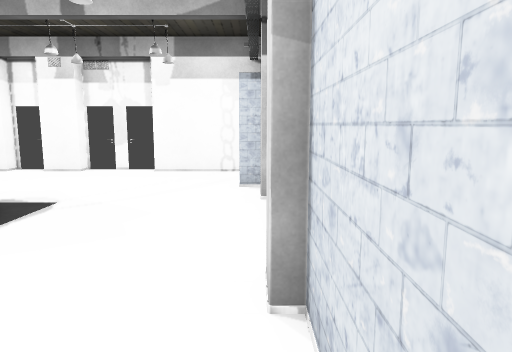
View 1 (above)

12 first-person views from a walk through a 3-D level made in the Unity game engine. The camera is 1.5 m above the floor, tilts 8° down and sees 70° across. The floor is counted in squares, 1 m on a side. Each view is taken from the middle of a square. On the plan, view 1 faces up. The plan holds only what a view shows up to about 16 squares ahead; the rest is blank. The player character is not drawn. Door leaves are left out, so doorways stand open. Some surface patterns are stand-ins.

View 2
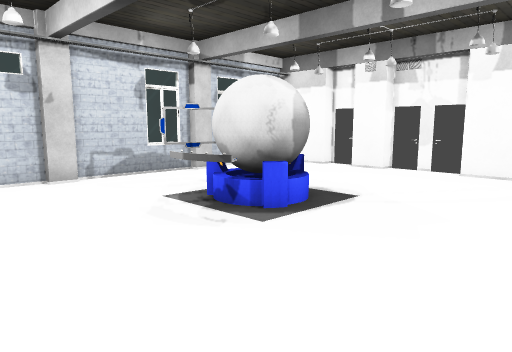

View 3
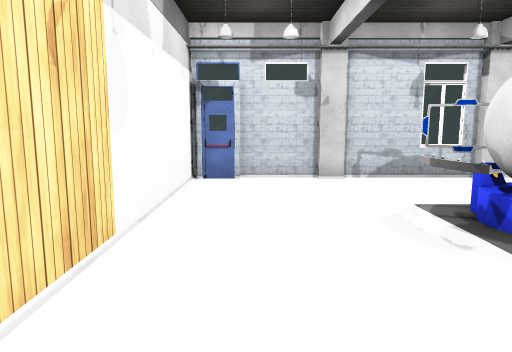

View 4
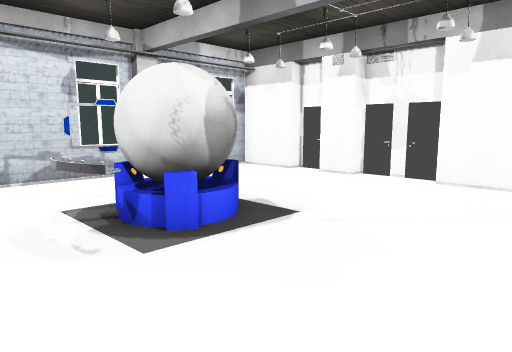

View 5
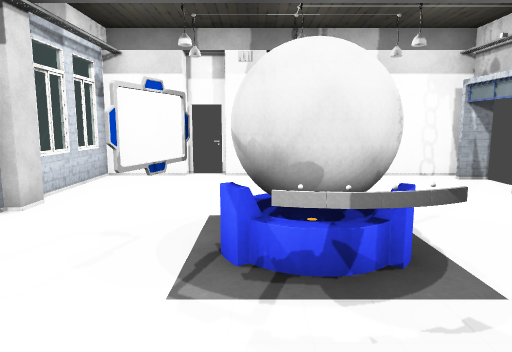

View 6
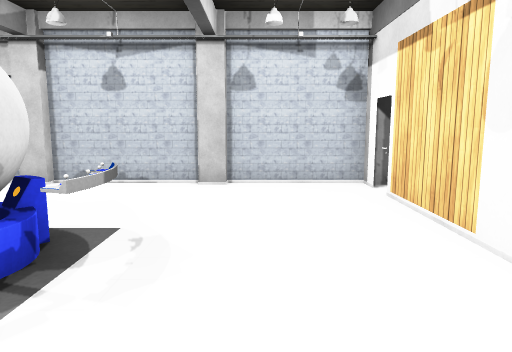

View 7
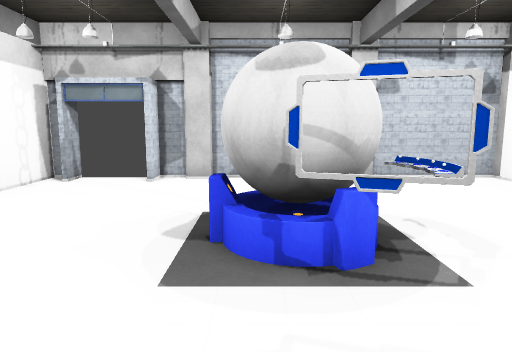

View 8
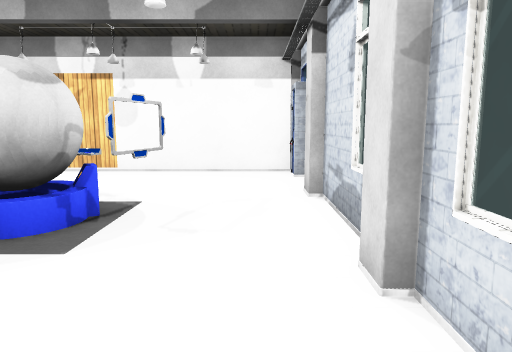

View 9
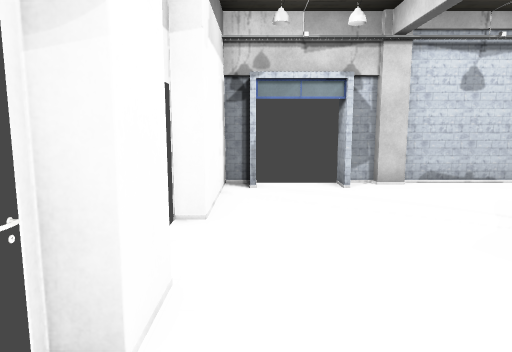

View 10
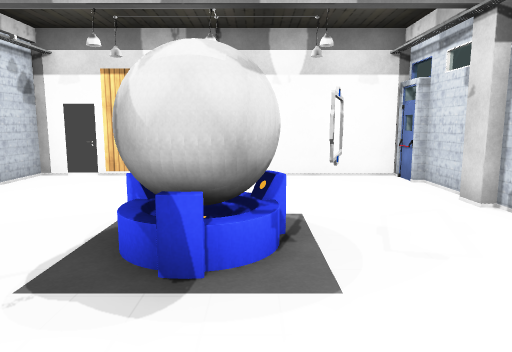

View 11
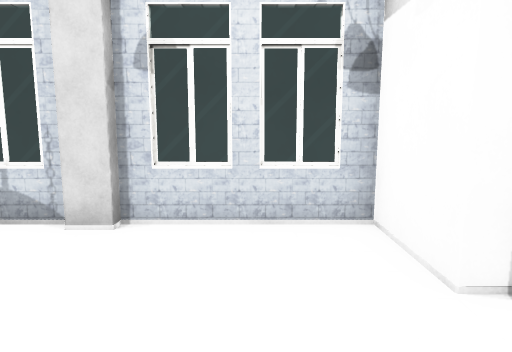

View 12
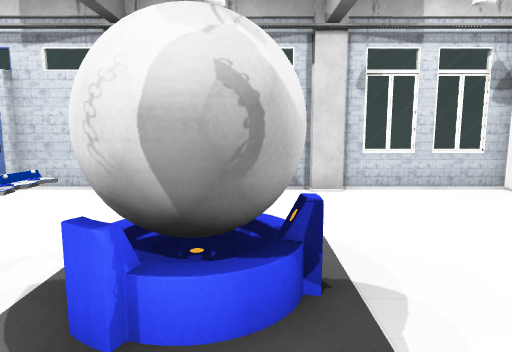

### Floor plan
Key: @ floor where view 1 was taken; # wall or solid block; . floor; D open door; = window, fence, low wall or low ledge; T thing the floor can be seen under or through; O other object.
Columns run from 11 left of view 1 to 1 right of it. Each row starts with its distance up from view 1.
 12 ###DD#DD#####
 11 #..........O#
 10 #..........D
  9 #..........O#
  8 ##.........##
  7 ##.........##
  6 =...TOO.....#
  5 #...TOOO....#
  4 #...TOOO....#
  3 #...........#
  2 #...........#
  1 #...........#
  0 #=.........@#
 -1 ##########D##

Where each view was taken, in squares from view 1:
view 1: 0 up, 0 right, facing up
view 2: 0 up, 0 right, facing up-left
view 3: 1 up, 0 right, facing left
view 4: 2 up, 0 right, facing up-left
view 5: 1 up, 6 left, facing up
view 6: 2 up, 9 left, facing right
view 7: 6 up, 10 left, facing right
view 8: 11 up, 9 left, facing down
view 9: 11 up, 9 left, facing right
view 10: 10 up, 6 left, facing down
view 11: 10 up, 5 left, facing left
view 12: 6 up, 2 left, facing left
